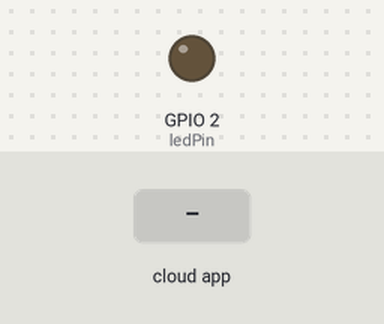
A sketch run on a simulated ESP32. Shown: output pins drawn as LEDs (lit = HIGH). The inputs (shaded band) are chosen by the test bench. WiFi joins after 1.5 s; servers stay silent unless stated; the Firebase database answers and starts empty; what the sketch prints to the serial monitor is not drawn.

Above: at 2.7 s.
2.8 s: the phone or cloud app sets state to 1
At 3.9 s:
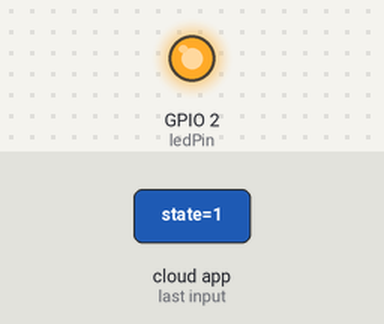
5.1 s: the phone or cloud app sets state to 0
At 6.7 s:
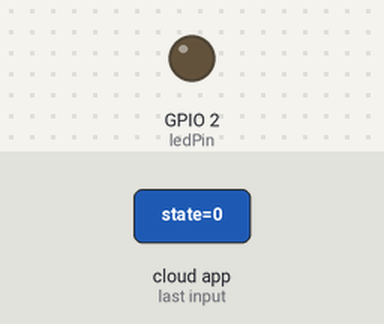
Timing chart, 0 to 8.2 s (numbered marks = the images above; inputs shaded):
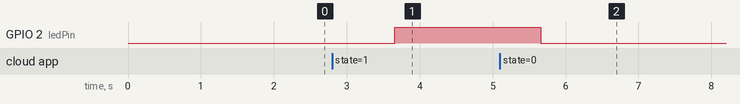

The sketch:

main.ino
```cpp
#include <WiFi.h>
#include <Firebase_ESP_Client.h>

#define WIFI_SSID "-"
#define WIFI_PASSWORD "-"

#define API_KEY "-"

#define DATABASE_URL "-"

#define USER_EMAIL "-"
#define USER_PASSWORD "-"

FirebaseData fbdo;

FirebaseAuth auth;
FirebaseConfig config;

unsigned long sendDataPrevMillis = 0;

const int ledPin = 2;

void setup()
{
  pinMode(ledPin, OUTPUT);
  digitalWrite(ledPin, LOW);

  Serial.begin(115200);
  WiFi.begin(WIFI_SSID, WIFI_PASSWORD);

  Serial.print("Connecting to Wi-Fi");
  while (WiFi.status() != WL_CONNECTED)
  {
    Serial.print(".");
    delay(300);
  }
  Serial.println();
  Serial.print("Connected with IP: ");
  Serial.println(WiFi.localIP());
  Serial.println();

  config.api_key = API_KEY;

  auth.user.email = USER_EMAIL;
  auth.user.password = USER_PASSWORD;

  config.database_url = DATABASE_URL;

  Firebase.reconnectNetwork(true);

  fbdo.setBSSLBufferSize(4096, 1024);

  fbdo.setResponseSize(2048);

  Firebase.begin(&config, &auth);

  Firebase.setDoubleDigits(5);

  config.timeout.serverResponse = 10 * 1000;
}

void loop()
{
  if (Firebase.ready() && (millis() - sendDataPrevMillis > 1000 || sendDataPrevMillis == 0))
  {
    sendDataPrevMillis = millis();

  int ledState;
   if(Firebase.RTDB.getInt(&fbdo, "/led/state", &ledState)){
    digitalWrite(ledPin, ledState);
   }else{
    Serial.println(fbdo.errorReason().c_str());
   }
  }
}
```

Measured:
- after the input at 2.8 s, GPIO 2 (ledPin): LOW → HIGH after 0.86 s
- after the input at 5.1 s, GPIO 2 (ledPin): HIGH → LOW after 0.56 s
